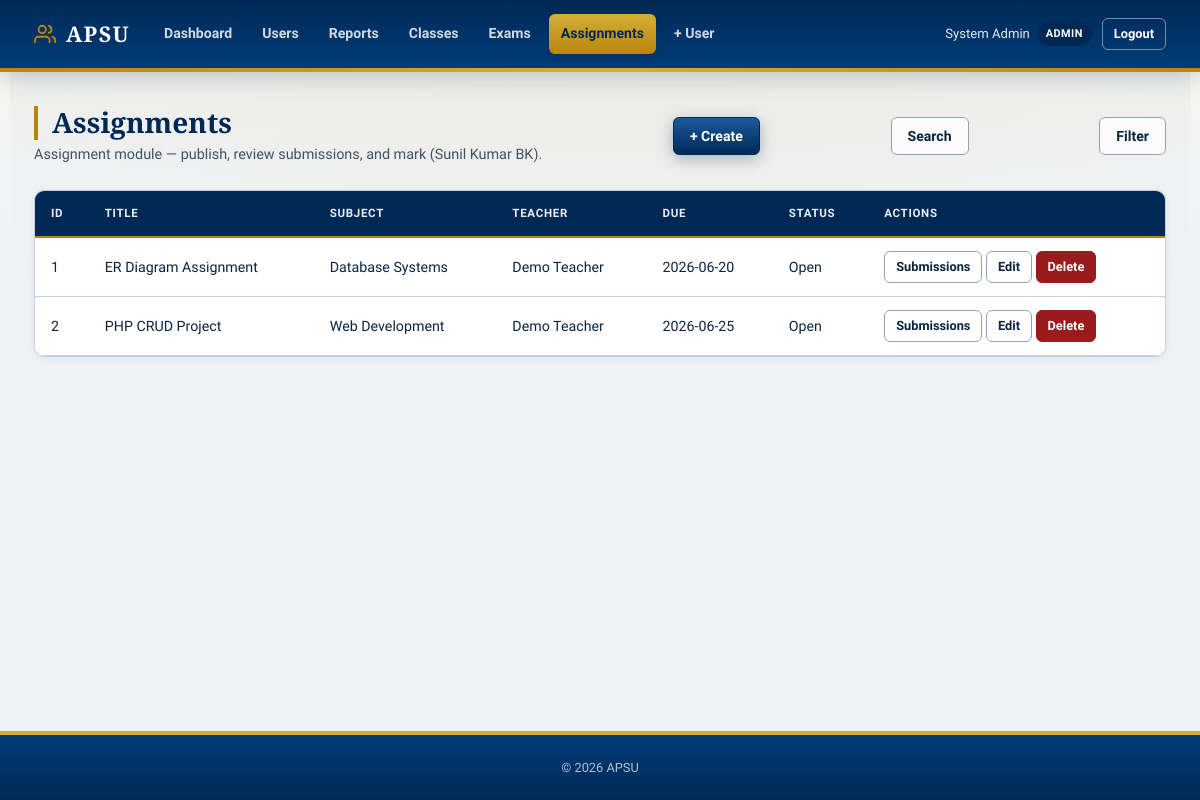
Screenshot of /assignments/index.php (signed in) with the database file from the repository.
### tables this page shows
CREATE TABLE assignments (
    id          INT AUTO_INCREMENT PRIMARY KEY,
    teacher_id  INT NOT NULL,
    title       VARCHAR(255) NOT NULL,
    subject     VARCHAR(255) NOT NULL,
    assign_date DATE NOT NULL,
    due_date    DATE NOT NULL,
    status      ENUM('Open', 'Closed') NOT NULL DEFAULT 'Open',
    created_at  TIMESTAMP NOT NULL DEFAULT CURRENT_TIMESTAMP,
    FOREIGN KEY (teacher_id) REFERENCES users(id) ON DELETE CASCADE
);

CREATE TABLE users (
    id          INT AUTO_INCREMENT PRIMARY KEY,
    full_name   VARCHAR(100) NOT NULL,
    username    VARCHAR(100) NOT NULL UNIQUE,
    email       VARCHAR(255) NOT NULL UNIQUE,
    password    VARCHAR(255) NOT NULL,
    role        ENUM('Admin', 'Teacher', 'Student') NOT NULL,
    is_active   BOOLEAN NOT NULL DEFAULT TRUE,
    created_at  TIMESTAMP NOT NULL DEFAULT CURRENT_TIMESTAMP
);

### assignments/index.php (called while the page is built, shortened)
<?php
require_once __DIR__ . '/../includes/helpers.php';
require_once __DIR__ . '/model/Assignment.php';
$pdo = getDB();
$model = new Assignment($pdo);
$items = $model->listAll();
require __DIR__ . '/views/index.php';

### includes/helpers.php (called while the page is built, shortened)
<?php
function isStaff(): bool
{
    $role = $_SESSION['role'] ?? '';
    return $role === 'Teacher' || $role === 'Admin';
}
function isStudent(): bool
{
    return ($_SESSION['role'] ?? '') === 'Student';
}
function canManageAcademics(): bool
{
    return isStaff();
}

### assignments/model/Assignment.php (called while the page is built, shortened)
<?php
class Assignment
{
    public function listAll(?string $subject = null, ?string $status = null): array
    {
        $sql = 'SELECT a.*, u.full_name AS teacher_name FROM assignments a
                JOIN users u ON a.teacher_id = u.id WHERE 1=1';
        $p = [];
        $sql .= ' ORDER BY a.due_date ASC';
        $st = $this->pdo->prepare($sql);
        $st->execute($p);
        return $st->fetchAll();
    }
}

### assignments/views/index.php (the view, shortened to what this page needs)
<?php
require __DIR__ . '/../../includes/header.php'; ?>
<div class="page-header">
<div>
    <h1 class="page-title"><?= isStudent() ? 'My Assignments' : 'Assignments' ?></h1>
    <p class="page-subtitle">
        <?php if (isStudent()): ?>
        Submit work for open assignments — no create or delete.
        <?php else: ?>
        Assignment module — publish, review submissions, and mark (Sunil Kumar BK).
        <?php endif; ?>
    </p>
</div>
<?php if (canManageAcademics()): ?>
    <a href="index.php?action=create" class="btn btn-primary">+ Create</a>
<?php endif; ?>
<?php if (!isStudent()): ?>
<a href="index.php?action=search" class="btn btn-outline">Search</a>
<a href="index.php?action=filter" class="btn btn-outline">Filter</a>
<?php endif; ?>
</div>
<div class="table-card"><table class="data-table">
<thead><tr><th>ID</th><th>Title</th><th>Subject</th><th>Teacher</th><th>Due</th><th>Status</th><th>Actions</th></tr></thead>
<tbody>
<?php foreach ($items as $a): ?>
<tr>
<td><?= (int)$a['id'] ?></td>
<td><?= htmlspecialchars($a['title']) ?></td>
<td><?= htmlspecialchars($a['subject']) ?></td>
<td><?= htmlspecialchars($a['teacher_name']) ?></td>
<td><?= htmlspecialchars($a['due_date']) ?></td>
<td><?= htmlspecialchars($a['status']) ?></td>
<td>
<?php if (canManageAcademics()): ?>
<a href="index.php?action=submissions&id=<?= (int)$a['id'] ?>" class="btn btn-sm btn-outline">Submissions</a>
<a href="index.php?action=edit&id=<?= (int)$a['id'] ?>" class="btn btn-sm btn-outline">Edit</a>
<a href="index.php?action=delete&id=<?= (int)$a['id'] ?>" class="btn btn-sm btn-danger" onclick="return confirm('Delete?')">Delete</a>
<?php endif; ?>
</td>
</tr>
<?php endforeach; ?>
</tbody></table></div>
<?php require __DIR__ . '/../../includes/footer.php'; ?>

### assets/css/style.css (style rules this page uses)
*, *::before, *::after { box-sizing: border-box; margin: 0; padding: 0; }
:root { --color-navy: #002855; --color-navy-mid: #003d7a; --color-navy-light: #1a5a9e; --color-gold: #b8860b; --color-gold-bright: #d4af37; --color-gold-light: #f5ecd4; --color-cream: #faf8f3; --color-maroon: #6b1f2a; --color-bg: #eef1f6; --color-surface: #ffffff; --color-soft: #e4eaf2; --color-border: #c5d0de; --color-border-dark: #8fa3b8; --color-text: #0a2540; --color-text-muted: #3d5266; --color-text-light: #5c7083; --color-primary: #002855; --color-primary-h: #001d3d; --color-primary-lt: #e8eef6; --color-success: #166534; --color-success-lt: #dcfce7; --color-warning: #92400e; --color-warning-lt: #fef3c7; --color-danger: #991b1b; --color-danger-lt: #fee2e2; --color-info: #1e40af; --color-info-lt: #dbeafe; --radius-sm: 6px; --radius: 10px; --radius-lg: 14px; --shadow-sm: 0 2px 8px rgba(0, 40, 85, .06); --shadow: 0 12px 32px rgba(0, 40, 85, .1); --shadow-lg: 0 24px 56px rgba(0, 40, 85, .14); --font-serif: "Crimson Pro", "Georgia", "Times New Roman", serif; --font-sans: "Source Sans 3", "Segoe UI", system-ui, sans-serif; --font-mono: "Cascadia Code", monospace; --header-h: 72px; --transition: 0.2s cubic-bezier(0.4, 0, 0.2, 1); }
html { font-size: 16px; scroll-behavior: smooth; }
body { min-height: 100vh; display: flex; flex-direction: column; font-family: var(--font-sans); font-weight: 400; color: var(--color-text); background-color: var(--color-bg); background-image: radial-gradient(ellipse 80% 50% at 50% -20%, rgba(212, 175, 55, .12), transparent), linear-gradient(180deg, var(--color-cream) 0%, var(--color-bg) 280px); line-height: 1.65; -webkit-font-smoothing: antialiased; }
a { color: var(--color-primary); text-decoration: none; }
.btn { min-height: 38px; display: inline-flex; align-items: center; justify-content: center; gap: 7px; padding: 9px 16px; border: 1.5px solid transparent; border-radius: var(--radius-sm); font: inherit; font-size: .88rem; font-weight: 800; line-height: 1; white-space: nowrap; cursor: pointer; text-decoration: none; transition: transform .15s, box-shadow .15s, background .15s, border-color .15s, color .15s; }
.btn-primary { border-color: var(--color-navy); background: linear-gradient(180deg, var(--color-navy-light) 0%, var(--color-navy) 100%); color: #fff; box-shadow: 0 4px 16px rgba(0, 40, 85, .3); }
.btn-outline { border-color: var(--color-border-dark); background: rgba(255, 255, 255, .76); color: var(--color-text); }
.btn-danger { border-color: var(--color-danger); background: var(--color-danger); color: #fff; }
.btn-sm { min-height: 32px; padding: 6px 11px; font-size: .8rem; }
.page-header { display: flex; align-items: center; justify-content: space-between; gap: 14px; flex-wrap: wrap; margin-bottom: 24px; }
.page-title { color: var(--color-navy); font-family: var(--font-serif); font-size: 1.75rem; font-weight: 700; line-height: 1.2; border-left: 4px solid var(--color-gold); padding-left: 14px; }
.page-subtitle { margin-top: 3px; color: var(--color-text-muted); font-size: .9rem; }
.data-table { width: 100%; border-collapse: collapse; font-size: .89rem; }
.data-table th, .data-table td { padding: 13px 16px; border-bottom: 1px solid var(--color-border); text-align: left; }
.data-table th { background: var(--color-navy); color: rgba(255, 255, 255, .92); font-size: .72rem; font-weight: 700; letter-spacing: .06em; text-transform: uppercase; border-bottom: 2px solid var(--color-gold); }
.table-card { border: 1px solid var(--color-border); border-radius: var(--radius); background: var(--color-surface); overflow: hidden; box-shadow: var(--shadow-sm); }

### rows the page displays
assignments: id "1", title "ER Diagram Assignment", subject "Database Systems", teacher.full_name "Demo Teacher", due_date "2026-06-20", status "Open"
assignments: id "2", title "PHP CRUD Project", subject "Web Development", teacher.full_name "Demo Teacher", due_date "2026-06-25", status "Open"

### other values shown
$_SESSION['full_name'] "System Admin"
$role "ADMIN"
